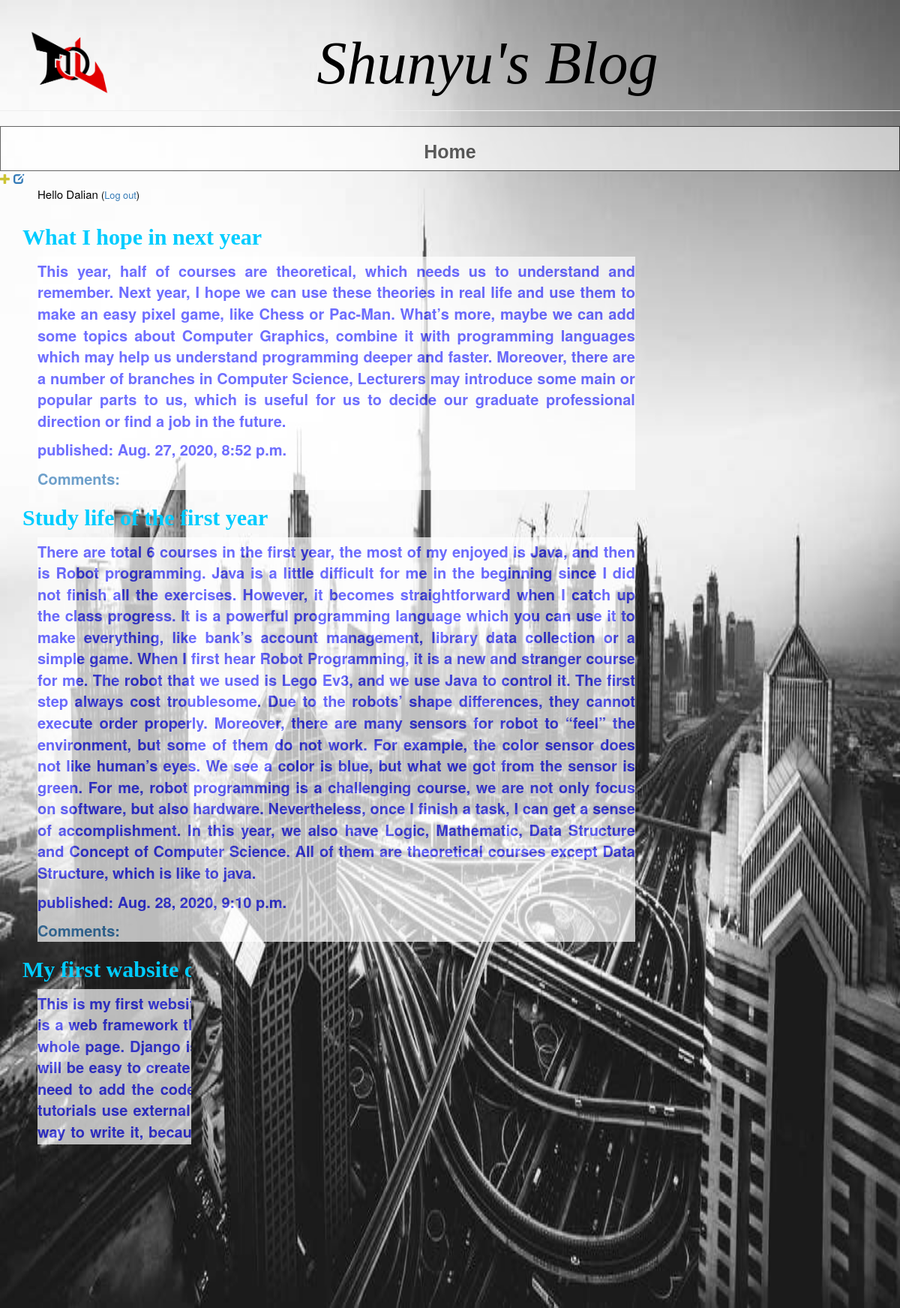
The app's page / (signed in) with its own data.
### blog/models.py (models this page shows, shortened)
class Post(models.Model):
    author = models.ForeignKey(settings.AUTH_USER_MODEL, on_delete=models.CASCADE)
    title = models.CharField(max_length=200)
    text = models.TextField()
    created_date = models.DateTimeField(default=timezone.now)
    published_date = models.DateTimeField(blank=True, null=True)

### blog/views.py (the view)
# urls.py: path('', views.post_list, name='post_list'),
def post_list(request):
    posts = Post.objects.filter(published_date__lte=timezone.now()).order_by('published_date')
    return render(request, 'blog/post_list.html', {'posts': posts})

### blog/templates/blog/post_list.html
{% extends 'blog/base.html' %}
    {% block content %}
        <div style="width:85%; Border:none; text-align:left">
        {% for post in posts %}
            <div>
                <h2><a href="{% url 'post_detail' pk=post.pk %}" style="color:#00CCFF; font-family:Times New Roman; font-weight:bold ">{{ post.title }}</a></h2>
                <div style="Border:0px; width:125%; background-color:#FFFFFF; opacity:0.7; color:#3333FF; font-size:20px; font-weight:bold; text-align:justify; margin-left:20px; padding-top:5px">
                <p>{{ post.text|linebreaksbr }} </p>
                <p>published: {{ post.published_date }}</p>
                <a href="{% url 'post_detail' pk=post.pk %}">Comments: {{ post.approved_comments.count }}</a>
                </div>
            </div>
        {% endfor %}
    {% endblock %}

### blog/templates/blog/base.html (shortened to what this page needs)
{% load static %}
<html>
    <head>
        <link rel="stylesheet" href="//maxcdn.bootstrapcdn.com/bootstrap/3.2.0/css/bootstrap.min.css">
        <link rel="stylesheet" href="//maxcdn.bootstrapcdn.com/bootstrap/3.2.0/css/bootstrap-theme.min.css">
    </head>
    <body style="background-image: url({% static 'img01.jpg' %});
        background-size:100% 100%; background-repeat : no-repeat; background-attachment:fixed;">
        <div style="background: url({% static 'dl.png' %});background-size:110px 110px; background-repeat:no-repeat; background-position:40px -10px;">
        <div class="page-header">
            <div style="width:100%; Border:none; text-align:center">
                <h1><div style="color:#000000; font-family:Impact; font-size:80px;
                font-style:italic; padding-left:100px;">Shunyu's Blog</h1>
                </div>
            </div>
            <div style="width:100%; Border:1px solid #000; background-color:#FFFFFF;text-align:center;opacity:0.6">
            <h1><a href="/" style="color:#000000; font-family:Arial; font-weight:bold; font-size:25px;">Home</a></h1>
            </div>
            {% if user.is_authenticated %}
                <a href="{% url 'post_new' %}" style="color:#ccc333" class="top-menu"><span class="glyphicon glyphicon-plus"></span></a>
                <a href="{% url 'post_draft_list' %}" class="top-menu"><span class="glyphicon glyphicon-edit"></span></a>
                <p class="top-menu" style="color:#000; font-size:15px; padding-left:50px">Hello {{ user.username }} <small>(<a href="{% url 'logout' %}">Log out</a>)</small></p>
            {% else %}
                <a href="{% url 'login' %}" class="top-menu"><span class="glyphicon glyphicon-lock"></span></a>
            {% endif %}
        </div>
        <div class="content container">
            <div class="row">
                <div class="col-md-8">
                    {% block content %}
                    {% endblock %}
                </div>
            </div>
        </div>
    </body>
</html>

### records on screen
Post: title "What I hope in next year", text "This year, half of courses are theoretical, which needs us to understand and remember. Next year, I hope we can use these theories in real life and use them to make an easy pixel game, like Chess or Pac-Man. What’s more, maybe we can add some topics about Computer Graphics, combine it with programming languages which may help us understand programming deeper and faster. Moreover, there are a number of branches in Computer Science, Lecturers may introduce some main or popular parts to us, which is useful for us to decide our graduate professional direction or find a job in the future.", published_date "Aug. 27, 2020, 8:52 p.m."
Post: title "Study life of the first year", text "There are total 6 courses in the first year, the most of my enjoyed is Java, and then is Robot programming. Java is a little difficult for me in the beginning since I did not finish all the exercises. However, it becomes straightforward when I catch up the class progress. It is a powerful programming language which you can use it to make everything, like bank’s account management, library data collection or a simple game. When I first hear Robot Programming, it is a new and stranger course for me. The robot that we used is Lego Ev3, and we use Java to control it. The first step always cost troublesome. Due to the robots’ shape differences, they cannot execute order properly. Moreover, there…", published_date "Aug. 28, 2020, 9:10 p.m."
Post: title "My first wabsite create with Django", text "This is my first website, which is based on Django, Python, CSS, and HTML. Django is a web framework that uses Python to create website and CSS try to beautify the whole page. Django is an MTV framework, which is Model, Visual, and Template. It will be easy to create your website because Django provides the template, you just need to add the code inside it. By Django, I also learned CSS forms. The Django tutorials use external CSS to customize the website, which is a popular and smart way to write it, because of the CSS code in a separate file, which is easy to debug and modify. However, the PythonAnywhere does not support that, which forces me to write CSS code in an inline way. It may…", published_date "Aug. 29, 2020, 11:19 p.m."

### other values on screen
{{ user.username }} "Dalian"
